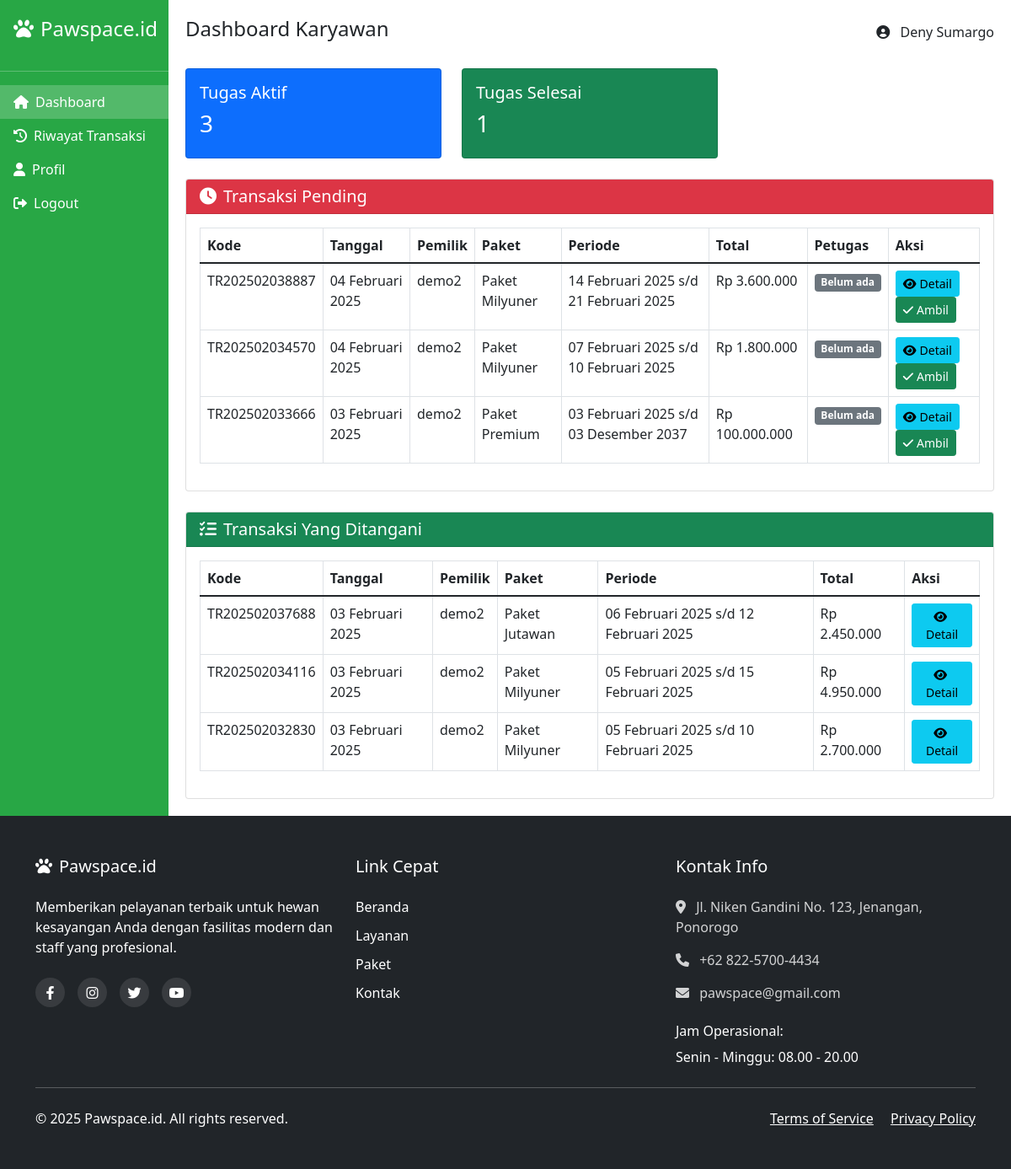
Page /karyawan/index.php (signed in) on the committed database.
### tables this page shows
CREATE TABLE `transaksi` (
  `kd_tr` varchar(20) NOT NULL,
  `id_admin` int DEFAULT NULL,
  `id_paket` varchar(10) DEFAULT NULL,
  `id_kategori` int DEFAULT NULL,
  `tgl_transaksi` date NOT NULL,
  `tgl_awal` date NOT NULL,
  `tgl_akhir` date NOT NULL,
  `total_harga` decimal(10,2) NOT NULL,
  `status` enum('pending','proses','selesai','diambil') DEFAULT 'pending',
  `created_at` timestamp NOT NULL DEFAULT CURRENT_TIMESTAMP,
  `id_user` int DEFAULT NULL,
  `id_karyawan` int DEFAULT NULL
);

CREATE TABLE `users` (
  `id_user` int NOT NULL,
  `username` varchar(50) NOT NULL,
  `password` varchar(255) NOT NULL,
  `nama_lengkap` varchar(100) NOT NULL,
  `email` varchar(100) NOT NULL,
  `no_telp` varchar(15) DEFAULT NULL,
  `alamat` text,
  `status` enum('aktif','nonaktif') DEFAULT 'aktif',
  `created_at` timestamp NOT NULL DEFAULT CURRENT_TIMESTAMP
);

CREATE TABLE `paket` (
  `id_paket` varchar(10) NOT NULL,
  `nama_paket` varchar(100) NOT NULL,
  `harga` decimal(10,2) NOT NULL,
  `deskripsi` text,
  `created_at` timestamp NOT NULL DEFAULT CURRENT_TIMESTAMP
);

### includes/config.php (called while the page is built, shortened)
<?php
function formatTanggal($date) {
    $bulan = array (
        1 => 'Januari', 'Februari', 'Maret', 'April', 'Mei', 'Juni',
        'Juli', 'Agustus', 'September', 'Oktober', 'November', 'Desember'
    );
    $split = explode('-', $date);
    return $split[2] . ' ' . $bulan[(int)$split[1]] . ' ' . $split[0];
}
?>

### karyawan/index.php (the view, shortened to what this page needs)
<?php
include 'header.php';
$query_pending = "SELECT t.*, p.nama_paket, u.nama_lengkap as nama_user, k.nama_lengkap as nama_karyawan
                 FROM transaksi t
                 LEFT JOIN paket p ON t.id_paket = p.id_paket
                 LEFT JOIN users u ON t.id_user = u.id_user
                 LEFT JOIN karyawan k ON t.id_karyawan = k.id_karyawan
                 WHERE t.status = 'pending'
                 ORDER BY t.created_at DESC";
$result_pending = mysqli_query($conn, $query_pending);
$query_proses = "SELECT t.*, p.nama_paket, u.nama_lengkap as nama_user
                FROM transaksi t
                LEFT JOIN paket p ON t.id_paket = p.id_paket
                LEFT JOIN users u ON t.id_user = u.id_user
                WHERE t.id_karyawan = {$_SESSION['karyawan_id']}
                AND t.status = 'proses'
                ORDER BY t.created_at DESC";
$result_proses = mysqli_query($conn, $query_proses);
$query_stats = "SELECT
    COUNT(CASE WHEN status = 'proses' THEN 1 END) as total_proses,
    COUNT(CASE WHEN status = 'selesai' THEN 1 END) as total_selesai
    FROM transaksi
    WHERE id_karyawan = {$_SESSION['karyawan_id']}";
$stats = mysqli_fetch_assoc(mysqli_query($conn, $query_stats));
?>
<div class="row mb-4">
    <div class="col-md-4">
        <div class="card bg-primary text-white">
            <div class="card-body">
                <h5 class="card-title">Tugas Aktif</h5>
                <h3><?php echo $stats['total_proses']; ?></h3>
            </div>
        </div>
    </div>
    <div class="col-md-4">
        <div class="card bg-success text-white">
            <div class="card-body">
                <h5 class="card-title">Tugas Selesai</h5>
                <h3><?php echo $stats['total_selesai']; ?></h3>
            </div>
        </div>
    </div>
</div>
<div class="card mb-4">
    <div class="card-header bg-danger text-white">
        <h5 class="card-title mb-0"><i class="fas fa-clock me-2"></i>Transaksi Pending</h5>
    </div>
    <div class="card-body">
        <div class="table-responsive">
            <table class="table table-bordered table-hover">
                <thead>
                    <tr>
                        <th>Kode</th>
                        <th>Tanggal</th>
                        <th>Pemilik</th>
                        <th>Paket</th>
                        <th>Periode</th>
                        <th>Total</th>
                        <th>Petugas</th>
                        <th>Aksi</th>
                    </tr>
                </thead>
                <tbody>
                    <?php if(mysqli_num_rows($result_pending) > 0): ?>
                        <?php while($row = mysqli_fetch_assoc($result_pending)): ?>
                            <tr>
                                <td><?php echo $row['kd_tr']; ?></td>
                                <td><?php echo formatTanggal($row['tgl_transaksi']); ?></td>
                                <td><?php echo $row['nama_user']; ?></td>
                                <td><?php echo $row['nama_paket']; ?></td>
                                <td>
                                    <?php echo formatTanggal($row['tgl_awal']); ?> s/d
                                    <?php echo formatTanggal($row['tgl_akhir']); ?>
                                </td>
                                <td>Rp <?php echo number_format($row['total_harga'], 0, ',', '.'); ?></td>
                                <td>
                                    <?php
                                    echo !empty($row['nama_karyawan']) ?
                                        $row['nama_karyawan'] :
                                        '<span class="badge bg-secondary">Belum ada</span>';
                                    ?>
                                </td>
                                <td>
                                    <a href="detail_transaksi.php?kd=<?php echo $row['kd_tr']; ?>"
                                       class="btn btn-info btn-sm">
                                        <i class="fas fa-eye me-1"></i>Detail
                                    </a>
                                    <?php if(empty($row['id_karyawan'])): ?>
                                    <a href="ambil_tugas.php?kd=<?php echo $row['kd_tr']; ?>"
                                       class="btn btn-success btn-sm"
                                       onclick="return confirm('Ambil tugas ini?')">
                                        <i class="fas fa-check me-1"></i>Ambil
                                    </a>
                                    <?php endif; ?>
                                </td>
                            </tr>
                        <?php endwhile; ?>
                    <?php else: ?>
                        <tr>
                            <td colspan="8" class="text-center">Tidak ada transaksi pending</td>
                        </tr>
                    <?php endif; ?>
                </tbody>
            </table>
        </div>
    </div>
</div>
<div class="card">
    <div class="card-header bg-success text-white">
        <h5 class="card-title mb-0"><i class="fas fa-tasks me-2"></i>Transaksi Yang Ditangani</h5>
    </div>
    <div class="card-body">
        <div class="table-responsive">
            <table class="table table-bordered table-hover">
                <thead>
                    <tr>
                        <th>Kode</th>
                        <th>Tanggal</th>
                        <th>Pemilik</th>
                        <th>Paket</th>
                        <th>Periode</th>
                        <th>Total</th>
                        <th>Aksi</th>
                    </tr>
                </thead>
                <tbody>
                    <?php if(mysqli_num_rows($result_proses) > 0): ?>
                        <?php while($row = mysqli_fetch_assoc($result_proses)): ?>
                            <tr>
                                <td><?php echo $row['kd_tr']; ?></td>
                                <td><?php echo formatTanggal($row['tgl_transaksi']); ?></td>
                                <td><?php echo $row['nama_user']; ?></td>
                                <td><?php echo $row['nama_paket']; ?></td>
                                <td>
                                    <?php echo formatTanggal($row['tgl_awal']); ?> s/d
                                    <?php echo formatTanggal($row['tgl_akhir']); ?>
                                </td>
                                <td>Rp <?php echo number_format($row['total_harga'], 0, ',', '.'); ?></td>
                                <td>
                                    <a href="detail_transaksi.php?kd=<?php echo $row['kd_tr']; ?>"
                                       class="btn btn-info btn-sm">
                                        <i class="fas fa-eye me-1"></i>Detail
                                    </a>
                                </td>
                            </tr>
                        <?php endwhile; ?>
                    <?php else: ?>
                        <tr>
                            <td colspan="7" class="text-center">Belum ada transaksi yang ditangani</td>
                        </tr>
                    <?php endif; ?>
                </tbody>
            </table>
        </div>
    </div>
</div>
<?php include 'footer.php'; ?>

### rows in the picture
transaksi: kd_tr "TR202502038887", tgl_transaksi "04 Februari 2025", id_user.nama_lengkap "demo2", id_paket.nama_paket "Paket Milyuner", tgl_awal "14 Februari 2025", tgl_akhir "21 Februari 2025", total_harga "3.600.000"
transaksi: kd_tr "TR202502034570", tgl_transaksi "04 Februari 2025", id_user.nama_lengkap "demo2", id_paket.nama_paket "Paket Milyuner", tgl_awal "07 Februari 2025", tgl_akhir "10 Februari 2025", total_harga "1.800.000"
transaksi: kd_tr "TR202502033666", tgl_transaksi "03 Februari 2025", id_user.nama_lengkap "demo2", id_paket.nama_paket "Paket Premium", tgl_awal "03 Februari 2025", tgl_akhir "03 Desember 2037", total_harga "100.000.000"
transaksi: kd_tr "TR202502037688", tgl_transaksi "03 Februari 2025", id_user.nama_lengkap "demo2", id_paket.nama_paket "Paket Jutawan", tgl_awal "06 Februari 2025", tgl_akhir "12 Februari 2025", total_harga "2.450.000"
transaksi: kd_tr "TR202502034116", tgl_transaksi "03 Februari 2025", id_user.nama_lengkap "demo2", id_paket.nama_paket "Paket Milyuner", tgl_awal "05 Februari 2025", tgl_akhir "15 Februari 2025", total_harga "4.950.000"
transaksi: kd_tr "TR202502032830", tgl_transaksi "03 Februari 2025", id_user.nama_lengkap "demo2", id_paket.nama_paket "Paket Milyuner", tgl_awal "05 Februari 2025", tgl_akhir "10 Februari 2025", total_harga "2.700.000"

### other values in the picture
$page_title "Dashboard Karyawan"
$_SESSION['karyawan_nama'] "Deny Sumargo"
$stats['total_proses'] "3"
$stats['total_selesai'] "1"
